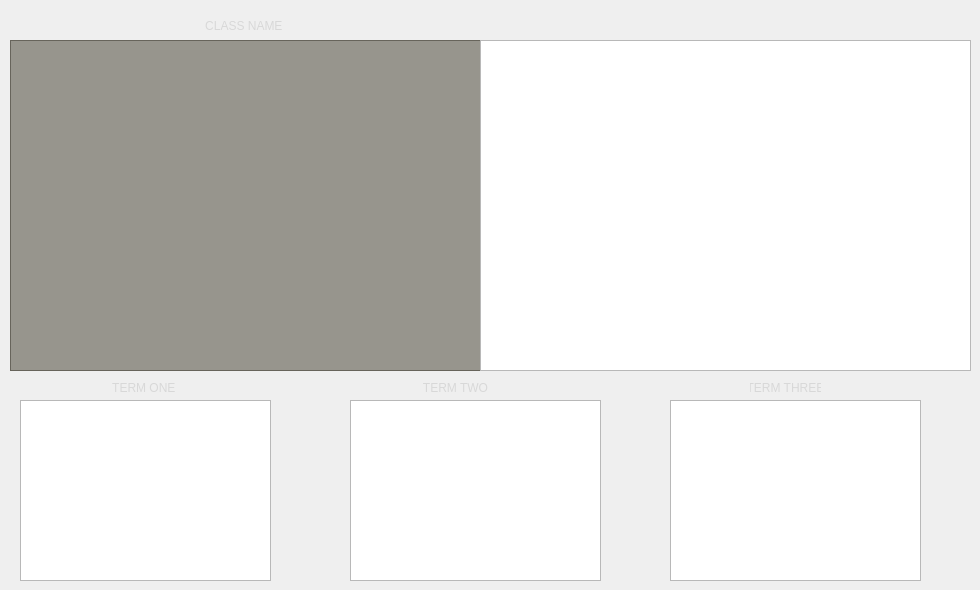
    <widget class="QWidget" name="tabWidgetPage1">
     <attribute name="title">
      <string>DashBoard</string>
     </attribute>
     <widget class="QGraphicsView" name="graphicsView_3">
      <property name="geometry">
       <rect>
        <x>10</x>
        <y>40</y>
        <width>471</width>
        <height>331</height>
       </rect>
      </property>
      <property name="styleSheet">
       <string notr="true">background-color: rgb(90, 86, 73,150);</string>
      </property>
     </widget>
     <widget class="QGraphicsView" name="graphicsView_6">
      <property name="geometry">
       <rect>
        <x>20</x>
        <y>400</y>
        <width>251</width>
        <height>181</height>
       </rect>
      </property>
     </widget>
     <widget class="QGraphicsView" name="graphicsView_7">
      <property name="geometry">
       <rect>
        <x>350</x>
        <y>400</y>
        <width>251</width>
        <height>181</height>
       </rect>
      </property>
     </widget>
     <widget class="QGraphicsView" name="graphicsView_9">
      <property name="geometry">
       <rect>
        <x>670</x>
        <y>400</y>
        <width>251</width>
        <height>181</height>
       </rect>
      </property>
      <property name="styleSheet">
       <string notr="true"/>
      </property>
     </widget>
     <widget class="QLabel" name="label_20">
      <property name="geometry">
       <rect>
        <x>100</x>
        <y>10</y>
        <width>291</width>
        <height>31</height>
       </rect>
      </property>
      <property name="styleSheet">
       <string notr="true">QLabel{ 
	color: rgb(216, 216, 216);

	font: 16pt &quot;Sitka Small&quot;;
}

</string>
      </property>
      <property name="text">
       <string>CLASS NAME </string>
      </property>
      <property name="alignment">
       <set>Qt::AlignCenter</set>
      </property>
     </widget>
     <widget class="QLabel" name="label_21">
      <property name="geometry">
       <rect>
        <x>110</x>
        <y>380</y>
        <width>71</width>
        <height>16</height>
       </rect>
      </property>
      <property name="styleSheet">
       <string notr="true">color: rgb(216, 216, 216);
border-radius:3px;</string>
      </property>
      <property name="text">
       <string>TERM ONE </string>
      </property>
      <property name="alignment">
       <set>Qt::AlignCenter</set>
      </property>
     </widget>
     <widget class="QLabel" name="label_22">
      <property name="geometry">
       <rect>
        <x>420</x>
        <y>380</y>
        <width>71</width>
        <height>16</height>
       </rect>
      </property>
      <property name="styleSheet">
       <string notr="true">color: rgb(216, 216, 216);
border-radius:3px;</string>
      </property>
      <property name="text">
       <string>TERM TWO</string>
      </property>
      <property name="alignment">
       <set>Qt::AlignCenter</set>
      </property>
     </widget>
     <widget class="QLabel" name="label_23">
      <property name="geometry">
       <rect>
        <x>750</x>
        <y>380</y>
        <width>71</width>
        <height>16</height>
       </rect>
      </property>
      <property name="styleSheet">
       <string notr="true">color: rgb(216, 216, 216);
border-radius:3px;</string>
      </property>
      <property name="text">
       <string>TERM THREE</string>
      </property>
      <property name="alignment">
       <set>Qt::AlignCenter</set>
      </property>
     </widget>
     <widget class="QGraphicsView" name="graphicsView_10">
      <property name="geometry">
       <rect>
        <x>480</x>
        <y>40</y>
        <width>491</width>
        <height>331</height>
       </rect>
      </property>
     </widget>
    </widget>
